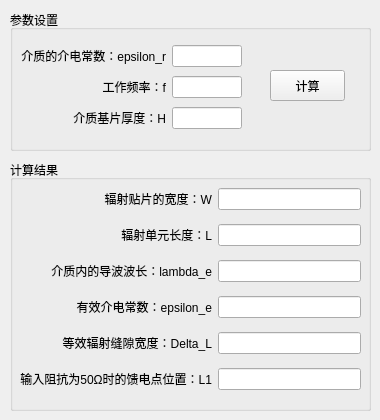
<?xml version="1.0" encoding="UTF-8"?>
<ui version="4.0">
 <class>Form</class>
 <widget class="QWidget" name="Form">
  <property name="geometry">
   <rect>
    <x>0</x>
    <y>0</y>
    <width>380</width>
    <height>420</height>
   </rect>
  </property>
  <property name="maximumSize">
   <size>
    <width>380</width>
    <height>480</height>
   </size>
  </property>
  <property name="sizeIncrement">
   <size>
    <width>380</width>
    <height>480</height>
   </size>
  </property>
  <property name="windowTitle">
   <string>天线尺寸计算工具</string>
  </property>
  <widget class="QGroupBox" name="groupBox_1">
   <property name="geometry">
    <rect>
     <x>10</x>
     <y>10</y>
     <width>361</width>
     <height>141</height>
    </rect>
   </property>
   <property name="title">
    <string>参数设置</string>
   </property>
   <widget class="QPushButton" name="pushButton_1">
    <property name="geometry">
     <rect>
      <x>260</x>
      <y>60</y>
      <width>75</width>
      <height>31</height>
     </rect>
    </property>
    <property name="text">
     <string>计算</string>
    </property>
   </widget>
   <widget class="QWidget" name="layoutWidget">
    <property name="geometry">
     <rect>
      <x>11</x>
      <y>32</y>
      <width>221</width>
      <height>91</height>
     </rect>
    </property>
    <layout class="QGridLayout" name="gridLayout">
     <item row="0" column="0">
      <widget class="QLabel" name="label_1">
       <property name="text">
        <string>介质的介电常数：epsilon_r</string>
       </property>
       <property name="alignment">
        <set>Qt::AlignRight|Qt::AlignTrailing|Qt::AlignVCenter</set>
       </property>
      </widget>
     </item>
     <item row="0" column="1">
      <widget class="QLineEdit" name="lineEdit_1"/>
     </item>
     <item row="1" column="0">
      <widget class="QLabel" name="label_2">
       <property name="text">
        <string>工作频率：f</string>
       </property>
       <property name="alignment">
        <set>Qt::AlignRight|Qt::AlignTrailing|Qt::AlignVCenter</set>
       </property>
      </widget>
     </item>
     <item row="1" column="1">
      <widget class="QLineEdit" name="lineEdit_2"/>
     </item>
     <item row="2" column="0">
      <widget class="QLabel" name="label_9">
       <property name="text">
        <string>介质基片厚度：H</string>
       </property>
       <property name="alignment">
        <set>Qt::AlignRight|Qt::AlignTrailing|Qt::AlignVCenter</set>
       </property>
      </widget>
     </item>
     <item row="2" column="1">
      <widget class="QLineEdit" name="lineEdit_9"/>
     </item>
    </layout>
   </widget>
  </widget>
  <widget class="QGroupBox" name="groupBox_2">
   <property name="geometry">
    <rect>
     <x>10</x>
     <y>160</y>
     <width>361</width>
     <height>251</height>
    </rect>
   </property>
   <property name="title">
    <string>计算结果</string>
   </property>
   <widget class="QWidget" name="layoutWidget">
    <property name="geometry">
     <rect>
      <x>10</x>
      <y>20</y>
      <width>341</width>
      <height>221</height>
     </rect>
    </property>
    <layout class="QGridLayout" name="gridLayout_2">
     <item row="0" column="0">
      <widget class="QLabel" name="label_3">
       <property name="text">
        <string>辐射贴片的宽度：W</string>
       </property>
       <property name="alignment">
        <set>Qt::AlignRight|Qt::AlignTrailing|Qt::AlignVCenter</set>
       </property>
      </widget>
     </item>
     <item row="0" column="1">
      <widget class="QLineEdit" name="lineEdit_3">
       <property name="readOnly">
        <bool>true</bool>
       </property>
      </widget>
     </item>
     <item row="1" column="0">
      <widget class="QLabel" name="label_4">
       <property name="text">
        <string>辐射单元长度：L</string>
       </property>
       <property name="alignment">
        <set>Qt::AlignRight|Qt::AlignTrailing|Qt::AlignVCenter</set>
       </property>
      </widget>
     </item>
     <item row="1" column="1">
      <widget class="QLineEdit" name="lineEdit_4">
       <property name="readOnly">
        <bool>true</bool>
       </property>
      </widget>
     </item>
     <item row="2" column="0">
      <widget class="QLabel" name="label_5">
       <property name="text">
        <string>介质内的导波波长：lambda_e</string>
       </property>
       <property name="alignment">
        <set>Qt::AlignRight|Qt::AlignTrailing|Qt::AlignVCenter</set>
       </property>
      </widget>
     </item>
     <item row="2" column="1">
      <widget class="QLineEdit" name="lineEdit_5">
       <property name="readOnly">
        <bool>true</bool>
       </property>
      </widget>
     </item>
     <item row="3" column="0">
      <widget class="QLabel" name="label_6">
       <property name="text">
        <string>有效介电常数：epsilon_e</string>
       </property>
       <property name="alignment">
        <set>Qt::AlignRight|Qt::AlignTrailing|Qt::AlignVCenter</set>
       </property>
      </widget>
     </item>
     <item row="3" column="1">
      <widget class="QLineEdit" name="lineEdit_6">
       <property name="readOnly">
        <bool>true</bool>
       </property>
      </widget>
     </item>
     <item row="4" column="0">
      <widget class="QLabel" name="label_7">
       <property name="text">
        <string>等效辐射缝隙宽度：Delta_L</string>
       </property>
       <property name="alignment">
        <set>Qt::AlignRight|Qt::AlignTrailing|Qt::AlignVCenter</set>
       </property>
      </widget>
     </item>
     <item row="4" column="1">
      <widget class="QLineEdit" name="lineEdit_7">
       <property name="readOnly">
        <bool>true</bool>
       </property>
      </widget>
     </item>
     <item row="5" column="0">
      <widget class="QLabel" name="label_8">
       <property name="text">
        <string>输入阻抗为50Ω时的馈电点位置：L1</string>
       </property>
       <property name="alignment">
        <set>Qt::AlignRight|Qt::AlignTrailing|Qt::AlignVCenter</set>
       </property>
      </widget>
     </item>
     <item row="5" column="1">
      <widget class="QLineEdit" name="lineEdit_8">
       <property name="readOnly">
        <bool>true</bool>
       </property>
      </widget>
     </item>
    </layout>
   </widget>
  </widget>
 </widget>
 <resources/>
 <connections/>
</ui>
